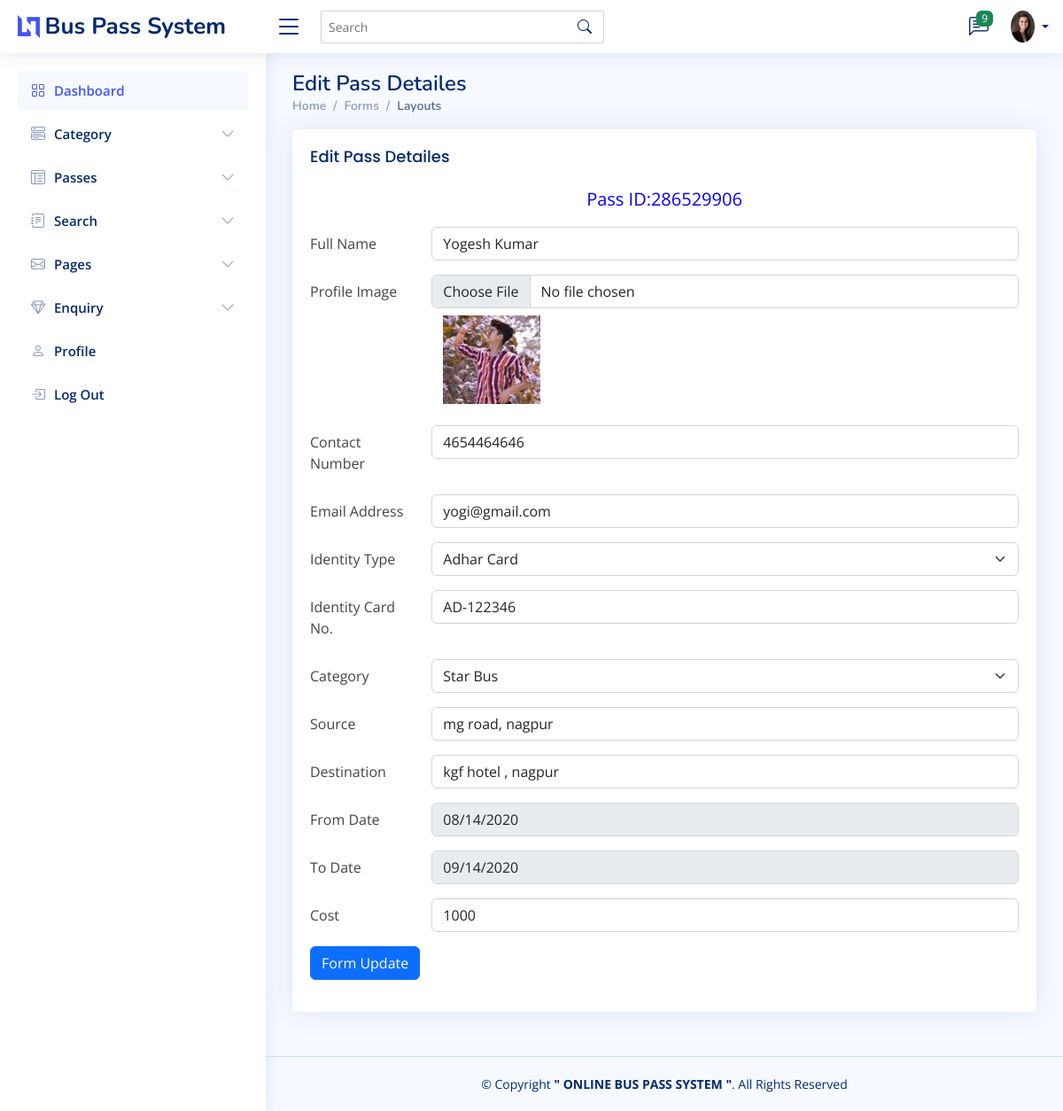
/Logis/admin/edit-pass-detail.php?id=1, run on the app's committed database.
### tables this page shows
CREATE TABLE `tblpass` (
  `ID` int(10) NOT NULL,
  `PassNumber` varchar(200) DEFAULT NULL,
  `FullName` varchar(200) DEFAULT NULL,
  `ProfileImage` varchar(200) DEFAULT NULL,
  `ContactNumber` bigint(10) DEFAULT NULL,
  `Email` varchar(200) DEFAULT NULL,
  `IdentityType` varchar(200) DEFAULT NULL,
  `IdentityCardno` varchar(200) DEFAULT NULL,
  `Category` varchar(100) DEFAULT NULL,
  `Source` varchar(200) DEFAULT NULL,
  `Destination` varchar(200) DEFAULT NULL,
  `FromDate` varchar(200) DEFAULT NULL,
  `ToDate` varchar(200) DEFAULT NULL,
  `Cost` decimal(10,0) DEFAULT NULL,
  `PasscreationDate` timestamp NULL DEFAULT current_timestamp() ON UPDATE current_timestamp(),
  `state` varchar(255) DEFAULT NULL,
  `city` varchar(255) DEFAULT NULL
);

### Logis/admin/edit-pass-detail.php (the view, shortened to what this page needs)
<!DOCTYPE html>
<html lang="en">
<head>
  <link href="assets/vendor/bootstrap/css/bootstrap.min.css" rel="stylesheet">
  <link href="assets/vendor/bootstrap-icons/bootstrap-icons.css" rel="stylesheet">
  <link href="assets/vendor/boxicons/css/boxicons.min.css" rel="stylesheet">
  <link href="assets/vendor/quill/quill.snow.css" rel="stylesheet">
  <link href="assets/vendor/quill/quill.bubble.css" rel="stylesheet">
  <link href="assets/vendor/remixicon/remixicon.css" rel="stylesheet">
  <link href="assets/vendor/simple-datatables/style.css" rel="stylesheet">
  <link href="assets/css/style.css" rel="stylesheet">
</head>
<body>
  <?php include_once('includes/header.php'); ?>
  <?php include_once('includes/sidebar.php'); ?>
  <main id="main" class="main">
    <div class="pagetitle">
      <h1>Edit Pass Detailes</h1>
      <nav>
        <ol class="breadcrumb">
          <li class="breadcrumb-item"><a href="dashboard.php">Home</a></li>
          <li class="breadcrumb-item">Forms</li>
          <li class="breadcrumb-item active">Layouts</li>
        </ol>
      </nav>
    </div>
    <section class="section">
      <div class="row">
        <div class="col-lg-12">
          <div class="card">
            <div class="card-body">
              <h5 class="card-title">Edit Pass Detailes</h5>
              <form method="post" enctype="multipart/form-data">
              <?PHP
                include_once('includes/config.php');
                $pass_id= $_GET['id'];
                $sql = "SELECT *FROM tblpass WHERE tblpass.ID={$pass_id}";
                $cnt=1;
                $result = mysqli_query($conn, $sql) or die("Query Failed ");
                if(mysqli_num_rows($result) > 0){
                    while($row = mysqli_fetch_assoc($result)){
              ?>
               <p colspan="6" style="font-size:20px;color:blue;text-align: center;">
                  Pass ID:<?php echo $row['PassNumber'];?>
               </p>
                <div class="row mb-3">
                  <label for="inputText" class="col-sm-2 col-form-label">Full Name</label>
                  <div class="col-sm-10">
                    <input type="text"name="fullname" value="<?php echo $row['FullName']; ?>" class="form-control">
                  </div>
                </div>
                <div class="row mb-3">
                  <label for="inputNumber" class="col-sm-2 col-form-label">Profile Image</label>
                  <div class="col-sm-10">
                    <input class= "form-control" name="propic"  type="file" id="formFile" accept="image/*" >
                  </div>
                  <div class="col-sm-10">
                  <img class="my-2" src="images/<?php echo $row['ProfileImage'];?>" style= "width:110px; height:100px; margin-left:150px" value="<?php  echo $row['ProfileImage'];?>">
                  </div>
                </div>
                <div class="row mb-3">
                  <label for="inputNumber" class="col-sm-2 col-form-label">Contact Number</label>
                  <div class="col-sm-10">
                    <input type="number"name="cnumber" value="<?php  echo $row['ContactNumber'];?>" maxlength="10" pattern="[0-9]+" class="form-control">
                  </div>
                </div>
                <div class="row mb-3">
                  <label for="inputEmail" class="col-sm-2 col-form-label">Email Address</label>
                  <div class="col-sm-10">
                    <input type="email" name="email" value=" <?php echo $row['Email']; ?>"  class="form-control" >
                  </div>
                </div>
                <div class="row mb-3">
                  <label class="col-sm-2 col-form-label">Identity Type</label>
                  <div class="col-sm-10">
                    <select class="form-select" name="identitytype" aria-label="Default select example">
                       <option value="<?php echo $row['IdentityType'];?>"><?php  echo $row['IdentityType'];?></option>
                    </select>
                  </div>
                </div>
                <div class="row mb-3">
                  <label for="inputText" class="col-sm-2 col-form-label">Identity Card No.</label>
                  <div class="col-sm-10">
                    <input type="text" name="icnum" value="<?php echo $row['IdentityCardno']; ?>"  class="form-control">
                  </div>
                </div>
                <div class="row mb-3">
                  <label class="col-sm-2 col-form-label">Category</label>
                  <div class="col-sm-10">
                    <select class="form-select" name="category" aria-label="Default select example">
                       <?php
                       include_once('includes/config.php');
                        $sql1 = "SELECT *FROM tblcategory";
                        $result1 = mysqli_query($conn , $sql1) or die("Select Query failed");
                        if(mysqli_num_rows($result1) > 0){
                            while($row1 = mysqli_fetch_assoc($result1)){
                        ?>
                            <option value="<?php echo $row1['CategoryName']; ?>" selected>
                                <?php echo $row1['CategoryName']; ?>
                            </option>
                        <?php }} ?>
                    </select>
                  </div>
                </div>
                <div class="row mb-3">
                  <label for="inputText" class="col-sm-2 col-form-label">Source</label>
                  <div class="col-sm-10">
                    <input type="text" name="source" value="<?php echo $row['Source']; ?>" class="form-control">
                  </div>
                </div>
                <div class="row mb-3">
                  <label for="inputText" class="col-sm-2 col-form-label">Destination</label>
                  <div class="col-sm-10">
                    <input type="text"name="destination"value="<?php echo $row['Destination']; ?>" class="form-control">
                  </div>
                </div>
                <div class="row mb-3">
                  <label for="inputDate" class="col-sm-2 col-form-label">From Date</label>
                  <div class="col-sm-10">
                    <input type="date" name="fromdate"value="<?php echo $row['FromDate']; ?>" disabled class="form-control">
                  </div>
                </div>
                <div class="row mb-3">
                  <label for="inputDate" class="col-sm-2 col-form-label">To Date</label>
                  <div class="col-sm-10">
                    <input type="date" name="todate" value="<?php echo $row['ToDate']; ?>" disabled class="form-control">
                  </div>
                </div>
                <div class="row mb-3">
                  <label for="inputText" class="col-sm-2 col-form-label">Cost</label>
                  <div class="col-sm-10">
                    <input type="text" name="cost" value="<?php echo $row['Cost']; ?>" class="form-control">
                  </div>
                </div>
                <?PHP $cnt=$cnt+1;}} ?>
                <div class="row mb-3">
                  <div class="col-sm-10">
                    <button type="submit" name="submit" it="submit" class="btn btn-primary"> Form Update</button>
                  </div>
                </div>
              </form>
            </div>
          </div>
        </div>
      </div>
    </section>
  </main>
  <?php include_once('includes/footer.php'); ?>
</body>
</html>

### Logis/admin/assets/css/style.css (style rules this page uses)
:root { scroll-behavior: smooth; }
body { font-family: "Open Sans", sans-serif; background: #f6f9ff; color: #444444; }
a { color: #4154f1; text-decoration: none; }
h1, h2, h3, h4, h5, h6 { font-family: "Nunito", sans-serif; }
#main { margin-top: 60px; padding: 20px 30px; transition: all 0.3s; }
.pagetitle { margin-bottom: 10px; }
.pagetitle h1 { font-size: 24px; margin-bottom: 0; font-weight: 600; color: #012970; }
.card { margin-bottom: 30px; border: none; border-radius: 5px; box-shadow: 0px 0 30px rgba(1, 41, 112, 0.1); }
.card-title { padding: 20px 0 15px 0; font-size: 18px; font-weight: 500; color: #012970; font-family: "Poppins", sans-serif; }
.card-body { padding: 0 20px 20px 20px; }
.breadcrumb { font-size: 14px; font-family: "Nunito", sans-serif; color: #899bbd; font-weight: 600; }
.breadcrumb a { color: #899bbd; transition: 0.3s; }
.breadcrumb .breadcrumb-item::before { color: #899bbd; }
.breadcrumb .active { color: #51678f; font-weight: 600; }
@media (min-width: 1200px) { #main, #footer { margin-left: 300px; } }

### data on the page
tblpass: PassNumber "286529906", fullname "Yogesh Kumar", ProfileImage (picture), cnumber "4654464646", email "yogi@gmail.com", identitytype "Adhar Card", icnum "AD-122346", source "mg road, nagpur", todate "09/14/2020", cost "1000"

### other printed values
$count "9"
form field category "Star Bus"
